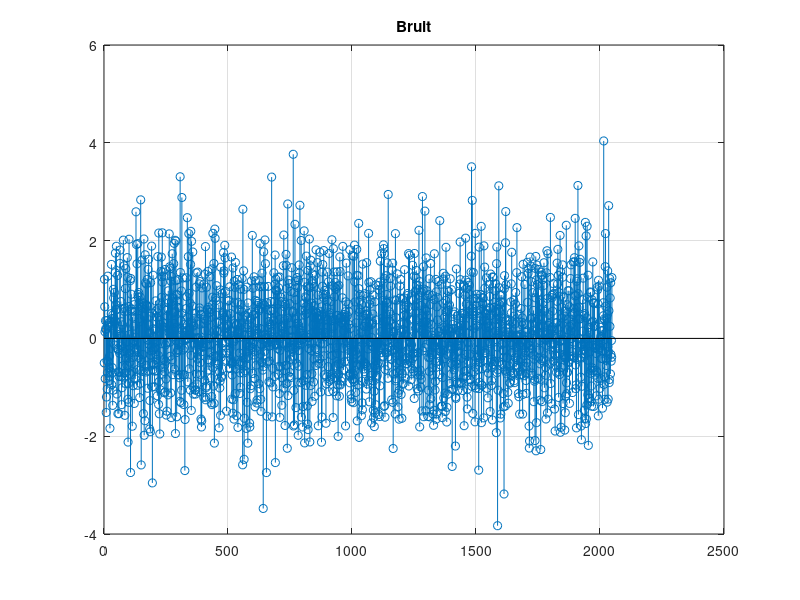
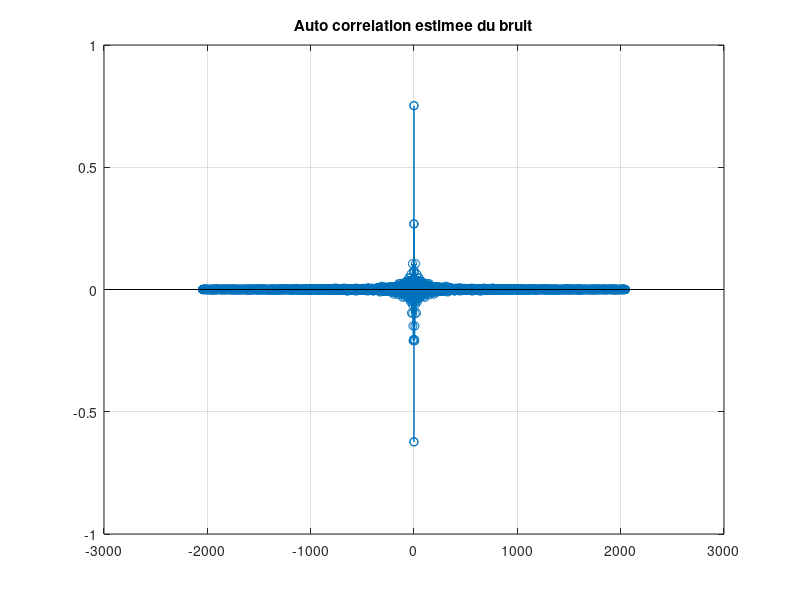
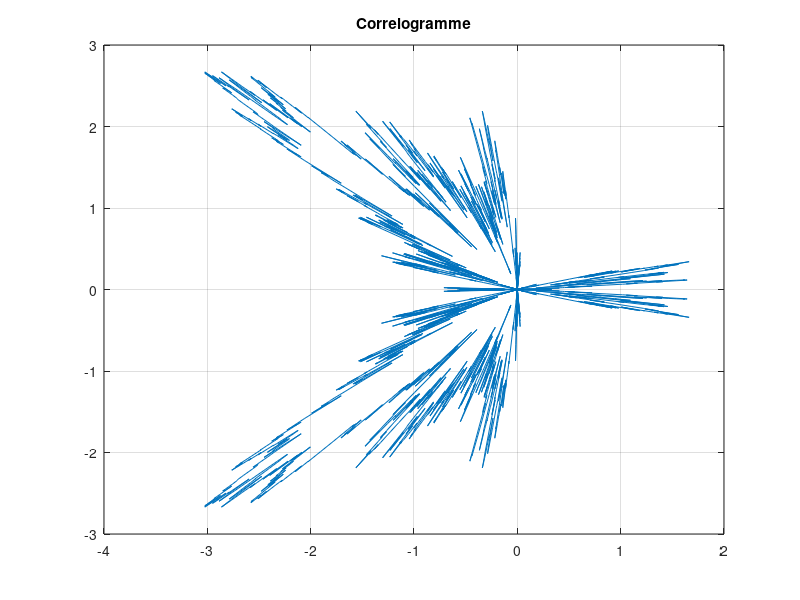

The MATLAB script that drew these images, in order:
clc; clear; close all

N = 2048;
nu = 0.2;
sigma = 1;
bruit = sigma*randn(N, 1);


%% correlogramme
% k = (1:N)';
%R_est = autocorr(bruit);

for k = 2:N %on ne calcule pas le 0
    for n = k + 1:N
        R_est(k) = (1/(N-k)) * (bruit(n)* conj(bruit(n - k)));
    end
end

R_est(1) = (1/(N)) * conv(bruit(1), conj(bruit(1))); %calcul du 0
R_est2 = [fliplr(R_est)';R_est'];
R_est = [R_est';fliplr(R_est)'];

S_est = fft(R_est2);

figure(1)
stem(bruit)
grid()
title("Bruit")

n_aff = (-N+1:N-2)';
figure(2)
stem(n_aff, R_est)
grid()
title("Auto correlation estimee du bruit")



figure(3)

plot(S_est)
grid()
title("Correlogramme")

%faire correlog, peridogramme, periodogramme moyenne, puis moyenn et
%fenetre